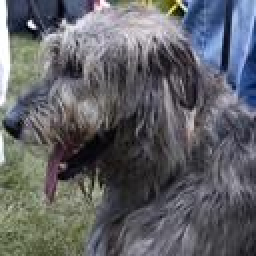
#> input picture Cropped-1/n02092002-Scottish_deerhound/n02092002_10060-0.jpg, 128 x 128 px, found by its file name (shown 2 times larger); its folder holds only this picture in this run
$ jupyter execute --allow-errors 'PA-2 Jayadeep.ipynb'   (shell and % lines are left out)
#> lines starting #> are read from the running program, lines starting #| are printed output that depends on the picture
1)Use images from ALL FOUR classes.

2)Convert the images to edge histograms. (Assignment 1 - These will be the vector representations of the images). This will be your dataset for Part 3.

[cell 1]
import os
import numpy as np
from PIL import Image
from skimage import io
from skimage.color import rgb2gray
from skimage import filters
from skimage import exposure, img_as_float
from sklearn.decomposition import PCA
import matplotlib.pyplot as plt
import json
import warnings
warnings.filterwarnings("ignore")

main_dir = r'D:\Data Mining\Programming Assignment - 1\Codes\Cropped-1'
class_dir = [os.path.join(main_dir, class_name)
              for class_name in os.listdir(main_dir)
              if os.path.isdir(os.path.join(main_dir, class_name))]
print("The four classes in my dataset are below\n")
def get_images():
    all_images = []
    for c in class_dir:
        files = [os.path.join(c, file)
                 for file in os.listdir(c)
                 if file.endswith(('.jpg'))]
        print(f"The {os.path.basename(c)} has {len(files)} images.")
        all_images.extend(files)
    return all_images

image_files = get_images()
print(f"\nThe total number of images are {len(image_files)}.")
i=0
edge_histograms = []
reduced_edge_histograms = []

def angle(dx, dy):
        return np.mod(np.arctan2(dy, dx), np.pi)

for file in image_files:
    # GrayScale
    original = io.imread(file)
#> original is the input picture: shape (128, 128, 3); mean R, G, B 97.3, 98.6, 103.4
    grayscale = rgb2gray(original)
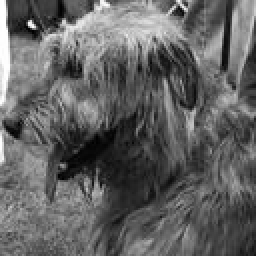
#> grayscale: shape (128, 128) float64 (shown 2 times larger); min 0.000833, max 0.999, mean 0.387
    # Angle as the direction of edge gradient at the pixel
    angle_sobel = angle(filters.sobel_h(grayscale),  filters.sobel_v(grayscale))
#> in angle, `return np.mod(np.arctan2(dy, dx), np.pi)`:
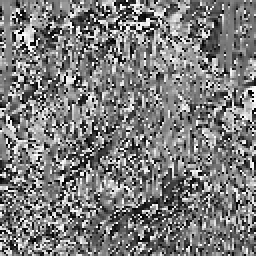
#> returned value: shape (128, 128) float64 (shown 2 times larger); min 0, max 3.14, mean 1.53; drawn with min black and max white
    # Histogram
    hist_data=exposure.histogram(angle_sobel, nbins=36)
    edge_histograms.append(hist_data)
    hist_counts, bin_edges = hist_data
#> hist_counts = 36 values, max 751 at index 16, min 320 at index 29, mean 455.1; bin_edges = 36 values from 0.0436 to 3.1
    # Normalized Histogram
    hist_counts_norm = hist_counts / hist_counts.sum()
#> hist_counts_norm = 36 values, max 0.0458 at index 16, min 0.0195 at index 29, mean 0.0278
    #print(f"\nHistogram Data {i+1}\n {hist_counts_norm}")
    i+=1
    reduced_edge_histograms.append(hist_counts_norm)

$ run again, on Cropped-1/n02092002-Scottish_deerhound/n02092002_10911-0.jpg
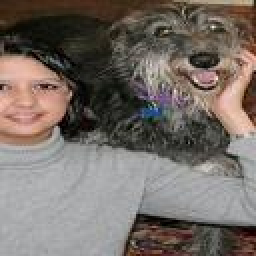
#> input picture Cropped-1/n02092002-Scottish_deerhound/n02092002_10911-0.jpg, 128 x 128 px, found by its file name (shown 2 times larger)
#> original is the input picture: shape (128, 128, 3); mean R, G, B 118.1, 109, 102.9
#> `grayscale = rgb2gray(original)`:
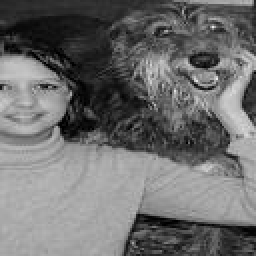
#> grayscale: shape (128, 128) float64 (shown 2 times larger); min 0, max 0.925, mean 0.433
#> in angle, `return np.mod(np.arctan2(dy, dx), np.pi)`:
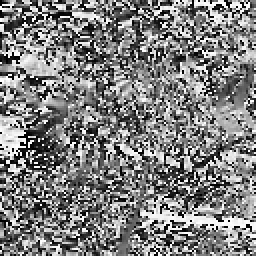
#> returned value: shape (128, 128) float64 (shown 2 times larger); min 0, max 3.14, mean 1.57; drawn with min black and max white
#> hist_counts = 36 values, max 738 at index 35, min 325 at index 19, mean 455.1; bin_edges = 36 values from 0.0436 to 3.1
#> hist_counts_norm = 36 values, max 0.045 at index 35, min 0.0198 at index 19, mean 0.0278

$ run again, on Cropped-1/n02092002-Scottish_deerhound/n02092002_11087-0.jpg
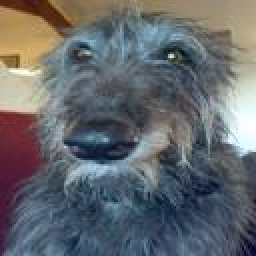
#> input picture Cropped-1/n02092002-Scottish_deerhound/n02092002_11087-0.jpg, 128 x 128 px, found by its file name (shown 2 times larger)
#> original is the input picture: shape (128, 128, 3); mean R, G, B 101, 104.7, 108.8
#> `grayscale = rgb2gray(original)`:
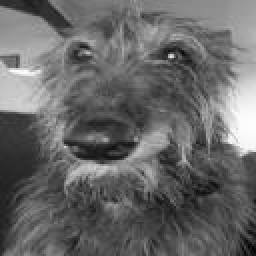
#> grayscale: shape (128, 128) float64 (shown 2 times larger); min 0.00905, max 0.996, mean 0.409
#> in angle, `return np.mod(np.arctan2(dy, dx), np.pi)`:
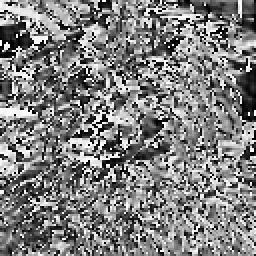
#> returned value: shape (128, 128) float64 (shown 2 times larger); min 0, max 3.14, mean 1.57; drawn with min black and max white
#> hist_counts = 36 values, max 569 at index 0, min 380 at index 16, mean 455.1; bin_edges = 36 values from 0.0436 to 3.1
#> hist_counts_norm = 36 values, max 0.0347 at index 0, min 0.0232 at index 16, mean 0.0278

$ run again, on Cropped-1/n02092002-Scottish_deerhound/n02092002_11088-0.jpg
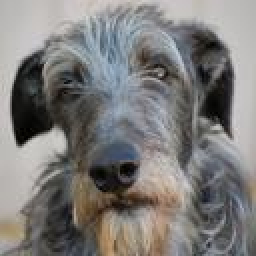
#> input picture Cropped-1/n02092002-Scottish_deerhound/n02092002_11088-0.jpg, 128 x 128 px, found by its file name (shown 2 times larger)
#> original is the input picture: shape (128, 128, 3); mean R, G, B 125.2, 123.4, 121.8
#> `grayscale = rgb2gray(original)`:
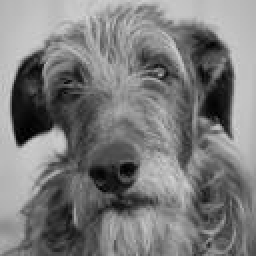
#> grayscale: shape (128, 128) float64 (shown 2 times larger); min 0, max 0.837, mean 0.485
#> in angle, `return np.mod(np.arctan2(dy, dx), np.pi)`:
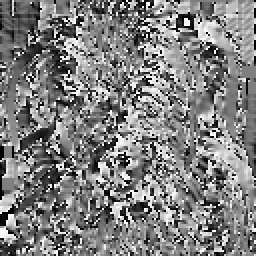
#> returned value: shape (128, 128) float64 (shown 2 times larger); min 0, max 3.14, mean 1.58; drawn with min black and max white
#> hist_counts = 36 values, max 710 at index 18, min 330 at index 2, mean 455.1; bin_edges = 36 values from 0.0436 to 3.1
#> hist_counts_norm = 36 values, max 0.0433 at index 18, min 0.0201 at index 2, mean 0.0278

$ run again, on Cropped-1/n02092002-Scottish_deerhound/n02092002_1029-0.jpg
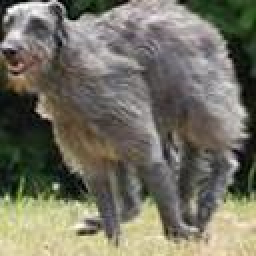
#> input picture Cropped-1/n02092002-Scottish_deerhound/n02092002_1029-0.jpg, 128 x 128 px, found by its file name (shown 2 times larger)
#> original is the input picture: shape (128, 128, 3); mean R, G, B 116.2, 113.8, 99.8
#> `grayscale = rgb2gray(original)`:
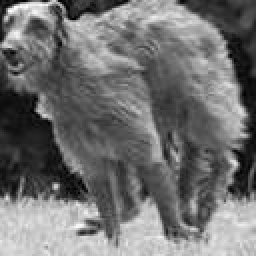
#> grayscale: shape (128, 128) float64 (shown 2 times larger); min 0.000833, max 0.999, mean 0.444
#> in angle, `return np.mod(np.arctan2(dy, dx), np.pi)`:
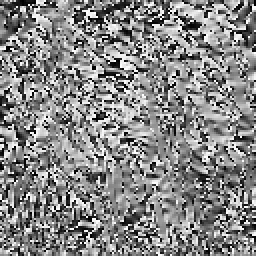
#> returned value: shape (128, 128) float64 (shown 2 times larger); min 0, max 3.14, mean 1.66; drawn with min black and max white
#> hist_counts = 36 values, max 589 at index 22, min 335 at index 8, mean 455.1; bin_edges = 36 values from 0.0436 to 3.1
#> hist_counts_norm = 36 values, max 0.0359 at index 22, min 0.0204 at index 8, mean 0.0278
